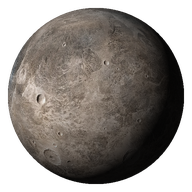
#> input picture Resources/Thumbs/ceres.png, 192 x 192 px, given in place of 2k_sun.jpg, which was not available
$ python build_assets.py ../Resources/Thumbs
#> lines starting #> are read from the running program, lines starting #| are printed output that depends on the picture
#!/usr/bin/env python3
"""Builds the bundled sky, star and galaxy assets from the source files in ../astroship-assets.

Frames: ecliptic J2000 (x = vernal equinox, z = ecliptic north). The sky texture is an
equirectangular map in ecliptic longitude/latitude: column 0 = lon -180, row 0 = lat +90.
The app maps the same lon/lat onto its own sphere mesh, so no mirroring conventions apply.
"""
import json, math, re, struct, sys
from pathlib import Path
import numpy as np
from PIL import Image, ImageFilter

SRC = Path(sys.argv[1] if len(sys.argv) > 1 else "/workspace/astroship-assets")
OUT = Path(__file__).resolve().parent.parent / "Resources"
EPS = math.radians(23.4392911)
# ICRS equatorial -> galactic (Hipparcos / Liu et al. 2011)
T_EQ_GAL = np.array([
    [-0.0548755604162154, -0.8734370902348850, -0.4838350155487132],
    [ 0.4941094278755837, -0.4448296299600112,  0.7469822444972189],
    [-0.8676661490190047, -0.1980763734312015,  0.4559837761750669]])
c, s = math.cos(EPS), math.sin(EPS)
ECL_TO_EQ = np.array([[1, 0, 0], [0, c, -s], [0, s, c]])  # eq = M @ ecl
EQ_TO_ECL = ECL_TO_EQ.T


# [41 lines left out: functions sky_texture, kelvin_rgb, not called in this run]


def parse_ra(s):
    m = re.match(r"(\d+)h (\d+)m ([\d.]+)s", s)
    return (int(m[1]) + int(m[2]) / 60 + float(m[3]) / 3600) * 15


# [110 lines left out: functions parse_dec, stars, star_sprite, glow, galaxy, not called in this run]


def planets():
    names = {"2k_sun": "sun", "2k_mercury": "mercury", "2k_venus_atmosphere": "venus", "2k_earth_daymap": "earth",
             "2k_earth_clouds": "earth_clouds", "2k_moon": "moon", "2k_mars": "mars", "2k_jupiter": "jupiter",
             "2k_saturn": "saturn", "2k_uranus": "uranus", "2k_neptune": "neptune", "2k_ceres_fictional": "ceres",
             "2k_eris_fictional": "eris", "2k_haumea_fictional": "haumea", "2k_makemake_fictional": "makemake"}
    for src, dst in names.items():
        im = Image.open(SRC / f"{src}.jpg").convert("RGB")
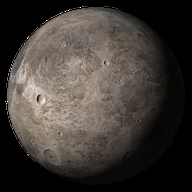
#> im: PIL image 192x192 RGB; mean R, G, B 63.5, 58, 53.2
        im.save(OUT / f"Textures/{dst}.jpg", quality=88)
#> pass 2 of the loop in planets, `for src, dst in names.items():`:
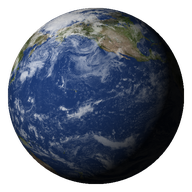
#> input picture Resources/Thumbs/earth.png, 192 x 192 px, given in place of 2k_mercury.jpg, which was not available
#> in planets, `im = Image.open(SRC / f"{src}.jpg").convert("RGB")`:
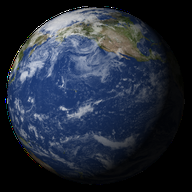
#> im: PIL image 192x192 RGB; mean R, G, B 34.9, 42.6, 56.7
    ring = Image.open(SRC / "2k_saturn_ring_alpha.png").convert("RGBA")
    ring.save(OUT / "Textures/saturn_ring.png")


if __name__ == "__main__":
    (OUT / "Textures").mkdir(parents=True, exist_ok=True); (OUT / "Data").mkdir(parents=True, exist_ok=True)
#> (the run stopped early here; a loop or call above may not have finished)
